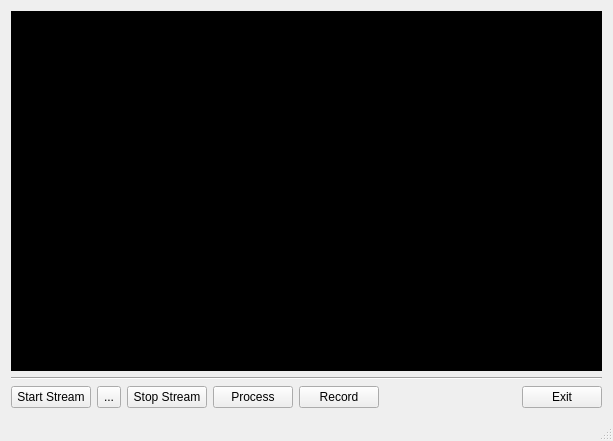
<?xml version="1.0" encoding="UTF-8"?>
<ui version="4.0">
 <class>MainWindow</class>
 <widget class="QMainWindow" name="MainWindow">
  <property name="geometry">
   <rect>
    <x>0</x>
    <y>0</y>
    <width>613</width>
    <height>441</height>
   </rect>
  </property>
  <property name="minimumSize">
   <size>
    <width>0</width>
    <height>300</height>
   </size>
  </property>
  <property name="maximumSize">
   <size>
    <width>16000</width>
    <height>16000</height>
   </size>
  </property>
  <property name="windowTitle">
   <string>MainWindow</string>
  </property>
  <widget class="QWidget" name="centralWidget">
   <property name="minimumSize">
    <size>
     <width>0</width>
     <height>0</height>
    </size>
   </property>
   <property name="maximumSize">
    <size>
     <width>16000</width>
     <height>16000</height>
    </size>
   </property>
   <layout class="QVBoxLayout" name="verticalLayout">
    <item>
     <layout class="QHBoxLayout" name="horizontalLayout_2">
      <property name="spacing">
       <number>0</number>
      </property>
      <item>
       <widget class="QLabel" name="label">
        <property name="styleSheet">
         <string notr="true">    Background-color: #000;
</string>
        </property>
        <property name="text">
         <string/>
        </property>
       </widget>
      </item>
      <item>
       <widget class="QLabel" name="label_2">
        <property name="styleSheet">
         <string notr="true">    Background-color: #000;
</string>
        </property>
        <property name="text">
         <string/>
        </property>
       </widget>
      </item>
     </layout>
    </item>
    <item>
     <widget class="Line" name="line">
      <property name="orientation">
       <enum>Qt::Horizontal</enum>
      </property>
     </widget>
    </item>
    <item>
     <layout class="QHBoxLayout" name="horizontalLayout">
      <item>
       <widget class="QPushButton" name="AddStream">
        <property name="text">
         <string>Start Stream</string>
        </property>
       </widget>
      </item>
      <item>
       <widget class="QToolButton" name="toolButton">
        <property name="sizePolicy">
         <sizepolicy hsizetype="Minimum" vsizetype="Minimum">
          <horstretch>0</horstretch>
          <verstretch>0</verstretch>
         </sizepolicy>
        </property>
        <property name="text">
         <string>...</string>
        </property>
       </widget>
      </item>
      <item>
       <widget class="QPushButton" name="stopButton">
        <property name="text">
         <string>Stop Stream</string>
        </property>
       </widget>
      </item>
      <item>
       <widget class="QPushButton" name="processStream">
        <property name="text">
         <string>Process</string>
        </property>
       </widget>
      </item>
      <item>
       <widget class="QPushButton" name="recordStream">
        <property name="text">
         <string>Record</string>
        </property>
       </widget>
      </item>
      <item>
       <spacer name="horizontalSpacer">
        <property name="orientation">
         <enum>Qt::Horizontal</enum>
        </property>
        <property name="sizeHint" stdset="0">
         <size>
          <width>40</width>
          <height>20</height>
         </size>
        </property>
       </spacer>
      </item>
      <item>
       <widget class="QPushButton" name="exitButton">
        <property name="text">
         <string>Exit</string>
        </property>
       </widget>
      </item>
     </layout>
    </item>
   </layout>
  </widget>
  <widget class="QMenuBar" name="menuBar">
   <property name="geometry">
    <rect>
     <x>0</x>
     <y>0</y>
     <width>613</width>
     <height>22</height>
    </rect>
   </property>
  </widget>
  <widget class="QStatusBar" name="statusBar">
   <property name="enabled">
    <bool>true</bool>
   </property>
   <property name="styleSheet">
    <string notr="true"/>
   </property>
  </widget>
 </widget>
 <layoutdefault spacing="6" margin="11"/>
 <resources/>
 <connections/>
</ui>
